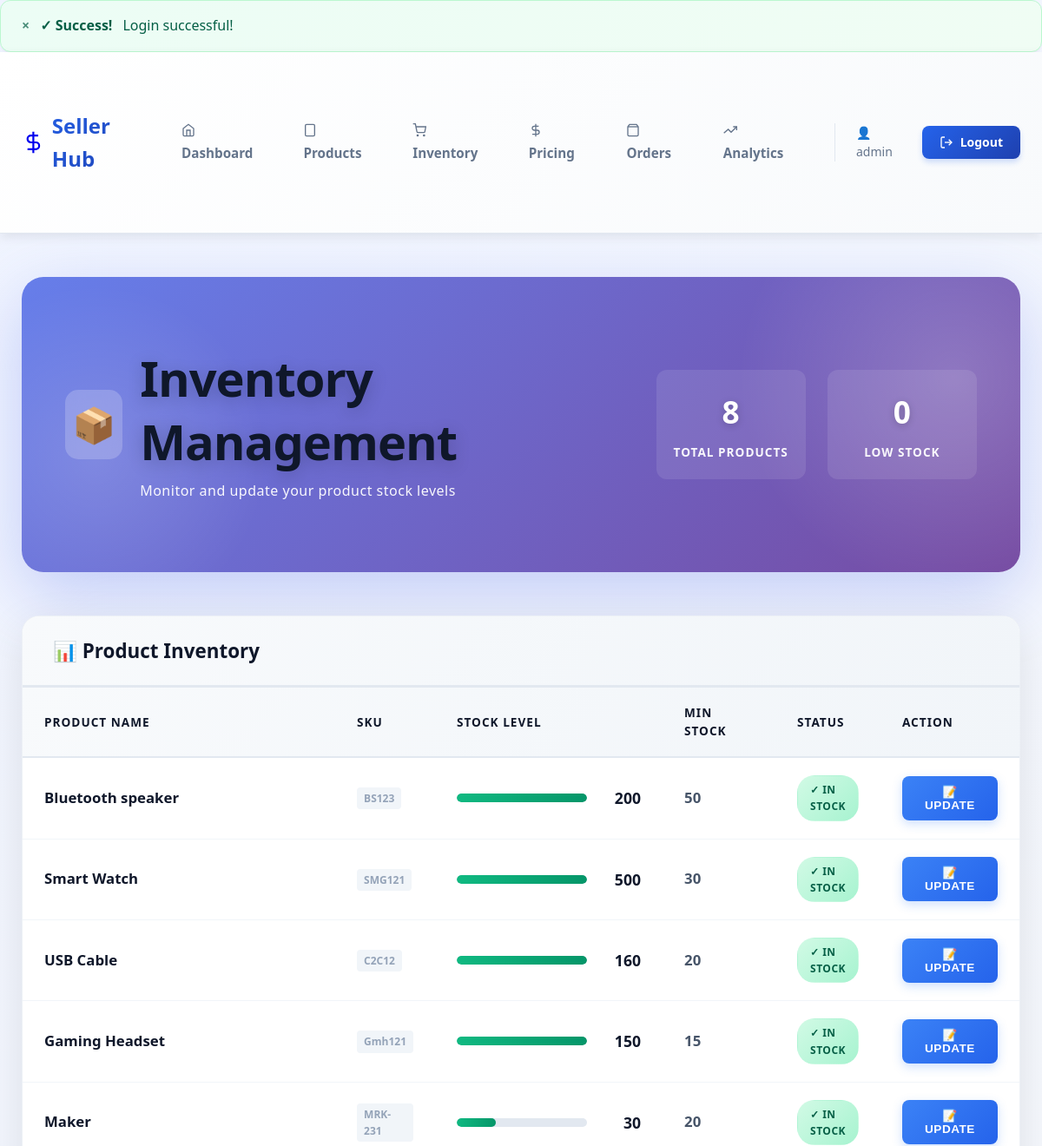
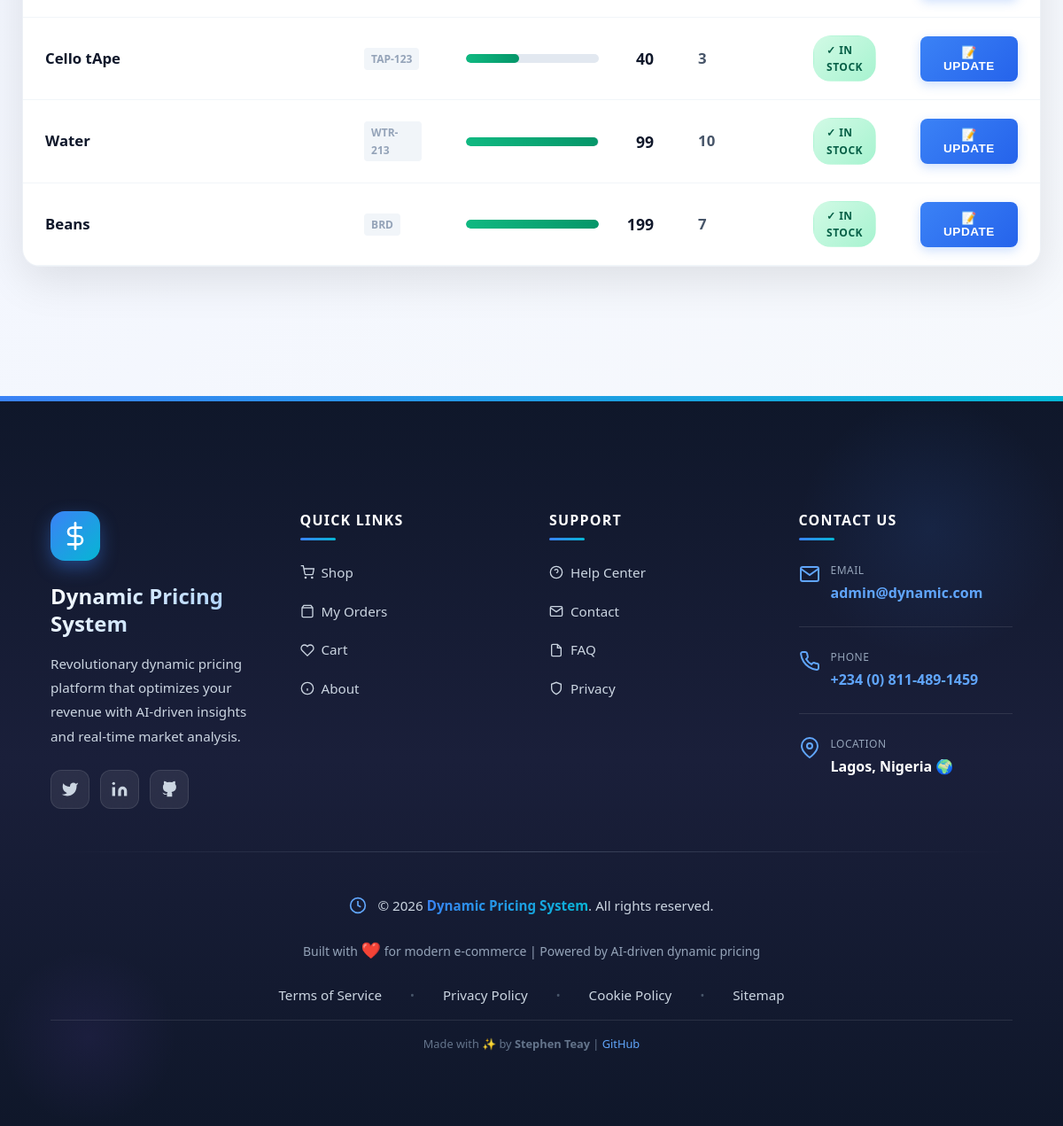
Page /dynamic/dynamic_pricing/public/seller/inventory (signed in) on the committed database (2 pictures, top to bottom).
### tables this page shows
CREATE TABLE `inventory` (
  `inventory_id` int(11) NOT NULL,
  `product_id` int(11) NOT NULL,
  `quantity_available` int(11) DEFAULT 0,
  `quantity_reserved` int(11) DEFAULT 0,
  `reorder_point` int(11) DEFAULT 10,
  `low_stock_threshold` int(11) DEFAULT 20,
  `high_stock_threshold` int(11) DEFAULT 100,
  `last_restocked` timestamp NULL DEFAULT NULL,
  `created_at` timestamp NOT NULL DEFAULT current_timestamp(),
  `updated_at` timestamp NOT NULL DEFAULT current_timestamp() ON UPDATE current_timestamp()
);

CREATE TABLE `products` (
  `product_id` int(11) NOT NULL,
  `seller_id` int(11) NOT NULL,
  `product_name` varchar(255) NOT NULL,
  `product_description` text DEFAULT NULL,
  `category` varchar(50) NOT NULL,
  `sku` varchar(100) NOT NULL,
  `base_cost` decimal(10,2) NOT NULL,
  `cost_currency` varchar(3) DEFAULT 'NGN',
  `current_price` decimal(10,2) NOT NULL,
  `price_currency` varchar(3) DEFAULT 'NGN',
  `image_url` varchar(255) DEFAULT NULL,
  `is_active` tinyint(1) DEFAULT 1,
  `last_price_update` timestamp NULL DEFAULT NULL,
  `created_at` timestamp NOT NULL DEFAULT current_timestamp(),
  `updated_at` timestamp NOT NULL DEFAULT current_timestamp() ON UPDATE current_timestamp()
);

### views/seller/inventory.php (the view, shortened to what the rows shown need)
<?php
require_once __DIR__ . '/../layouts/header.php';
require_once __DIR__ . '/../layouts/seller_nav.php';
?>
<!DOCTYPE html>
<html lang="en">
<head>
</head>
<body>
    <div class="container">
        <div class="inventory-header">
            <div class="inventory-header-content">
                <div class="inventory-title">
                    <div class="inventory-icon">📦</div>
                    <div>
                        <h1>Inventory Management</h1>
                        <p class="inventory-subtitle">Monitor and update your product stock levels</p>
                    </div>
                </div>
                <div class="inventory-stats">
                    <div class="inventory-stat">
                        <div class="inventory-stat-value"><?php echo count($products ?? []); ?></div>
                        <div class="inventory-stat-label">Total Products</div>
                    </div>
                    <div class="inventory-stat">
                        <div class="inventory-stat-value"><?php echo count($lowStock ?? []); ?></div>
                        <div class="inventory-stat-label">Low Stock</div>
                    </div>
                </div>
            </div>
        </div>
        <div class="inventory-container">
            <?php if (empty($products)): ?>
            <div class="empty-state">
                <div class="empty-state-icon">📭</div>
                <h4>No Products in Inventory</h4>
                <p>You haven't added any products yet. Start by creating your first product.</p>
            </div>
            <?php else: ?>
            <div class="inventory-table-header">
                <h3>📊 Product Inventory</h3>
            </div>
            <div class="table-container">
                <table class="inventory-table">
                    <thead>
                        <tr>
                            <th>Product Name</th>
                            <th style="width: 110px;">SKU</th>
                            <th style="width: 220px;">Stock Level</th>
                            <th style="width: 130px;">Min Stock</th>
                            <th style="width: 110px;">Status</th>
                            <th style="width: 160px;">Action</th>
                        </tr>
                    </thead>
                    <tbody>
                        <?php foreach ($products as $product):
                            $available = $product['quantity_available'] ?? $product['stock_quantity'] ?? 0;
                            $minStock = $product['low_stock_threshold'] ?? $product['min_stock_quantity'] ?? 20;
                            $isLow = $available <= $minStock;
                            $isCritical = $available < 5;
                        ?>
                        <tr>
                            <td>
                                <div class="product-cell">
                                    <div class="product-info">
                                        <span class="product-name"><?php echo htmlspecialchars($product['product_name']); ?></span>
                                    </div>
                                </div>
                            </td>
                            <td>
                                <span class="product-sku"><?php echo htmlspecialchars($product['sku']); ?></span>
                            </td>
                            <td>
                                <div class="stock-display">
                                    <div class="stock-bar">
                                        <div class="stock-bar-fill <?php echo $isCritical ? 'critical' : ($isLow ? 'low' : ''); ?>"
                                             style="width: <?php echo min(100, ($available / max($minStock * 2, 100)) * 100); ?>%"></div>
                                    </div>
                                    <span class="stock-number"><?php echo $available; ?></span>
                                </div>
                            </td>
                            <td>
                                <span style="font-weight: 800; color: #475569; font-size: 1.05rem;"><?php echo $minStock; ?></span>
                            </td>
                            <td>
                                <?php if ($isCritical): ?>
                                    <span class="badge badge-danger">🔴 Critical</span>
                                <?php elseif ($isLow): ?>
                                    <span class="badge badge-warning">🟠 Low</span>
                                <?php else: ?>
                                    <span class="badge badge-success">✓ In Stock</span>
                                <?php endif; ?>
                            </td>
                            <td>
                                <button class="update-btn update-stock"
                                        data-product-id="<?php echo $product['product_id']; ?>"
                                        data-current-stock="<?php echo $available; ?>"
                                        data-product-name="<?php echo htmlspecialchars($product['product_name']); ?>">
                                    📝 Update
                                </button>
                            </td>
                        </tr>
                        <?php endforeach; ?>
                    </tbody>
                </table>
            </div>
            <?php endif; ?>
        </div>
    </div>
    <?php require_once __DIR__ . '/../layouts/footer.php'; ?>
</body>
</html>

### core/Router.php (shortened to what the rows shown need)
<?php
class Router {
    private $routes = [];
    private $currentMethod = '';
    private $currentPath = '';
    public function register($method, $path, $handler) {
        if (!isset($this->routes[$method])) {
            $this->routes[$method] = [];
        }
        $this->routes[$method][$path] = $handler;
        return $this;
    }
    private function normalizeUri($uri) {
        $uri = preg_replace('/\.php$/', '', $uri);
        $uri = $uri === '/' ? '/' : rtrim($uri, '/');
        return $uri;
    }
    public function dispatch($uri = null, $method = null) {
        $this->currentPath = $this->normalizeUri($uri ?? $this->currentPath);
        $this->currentMethod = $method ?? $this->currentMethod;
        foreach ($this->routes[$this->currentMethod] as $path => $handler) {
            $params = [];
            if ($this->matchRoute($path, $params)) {
                return $this->callHandler($handler, $params);
            }
        }
        return $this->notFound();
    }
    private function matchRoute($pattern, &$params) {
        $pattern = preg_replace('/\//', '\\/', $pattern);
        $pattern = preg_replace('/\{([a-zA-Z0-9_]+)\}/', '(?P<\1>[^\/]+)', $pattern);
        $pattern = '/^' . $pattern . '$/i';
        if (preg_match($pattern, $this->currentPath, $matches)) {
            return true;
        }
        return false;
    }
    private function callHandler($handler, $params = []) {
        [$controller, $method] = explode('@', $handler);
        $controllerClass = $controller;
        try {
            $controllerInstance = new $controllerClass();
        } catch (Exception $e) {
            error_log("Router: Error instantiating controller '{$controllerClass}': " . $e->getMessage());
            error_log("Router: " . $e->getTraceAsString());
            throw $e;
        }
        try {
            $positionalParams = array_values($params);
            return call_user_func_array([$controllerInstance, $method], $positionalParams);
        } catch (Exception $e) {
            error_log("Router: Error calling {$controllerClass}::{$method}: " . $e->getMessage());
            error_log("Router: " . $e->getTraceAsString());
            throw $e;
        }
    }
}

### rows in the picture
inventory: product.product_name "Bluetooth speaker", product.sku "BS123", quantity_available "200", low_stock_threshold "50", shows "✓ IN STOCK"
inventory: product.product_name "Smart Watch", product.sku "SMG121", quantity_available "500", low_stock_threshold "30", shows "✓ IN STOCK"
inventory: product.product_name "USB Cable", product.sku "C2C12", quantity_available "160", low_stock_threshold "20", shows "✓ IN STOCK"
inventory: product.product_name "Gaming Headset", product.sku "Gmh121", quantity_available "150", low_stock_threshold "15", shows "✓ IN STOCK"
inventory: product.product_name "Maker", product.sku "MRK-231", quantity_available "30", low_stock_threshold "20", shows "✓ IN STOCK"
inventory: product.product_name "Cello tApe", product.sku "TAP-123", quantity_available "40", low_stock_threshold "3", shows "✓ IN STOCK"
inventory: product.product_name "Water", product.sku "WTR-213", quantity_available "99", low_stock_threshold "10", shows "✓ IN STOCK"
inventory: product.product_name "Beans", product.sku "BRD", quantity_available "199", low_stock_threshold "7", shows "✓ IN STOCK"

### other values in the picture
count($products ?? []) "8"
count($lowStock ?? []) "0"
